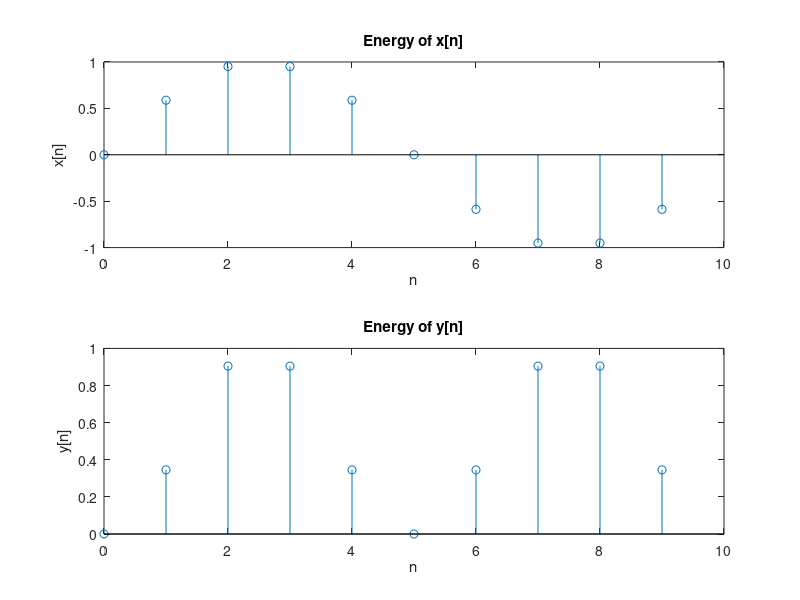

Reproduce this figure in MATLAB.
% Nicholas Kawwas (40124338)
% ELEC 342 UK-X Lab 2 - Question 1b
 
clc;
clear all;
close all;
 
n=0:9;
x=sin((2*pi)/10*n);
y=x.^2;
 
xEnergy = 0;
yEnergy = 0;
 
for i=x
    xEnergy = xEnergy + i.^2;
end
 
for j=y
    yEnergy = yEnergy + j.^2;
end
 
disp(xEnergy)
disp(yEnergy)
 
subplot(2,1,1)
stem(n, x)
xlabel('n')
ylabel('x[n]')
title('Energy of x[n]')
 
subplot(2,1,2)
stem(n, y)
xlabel('n')
ylabel('y[n]')
title('Energy of y[n]')
